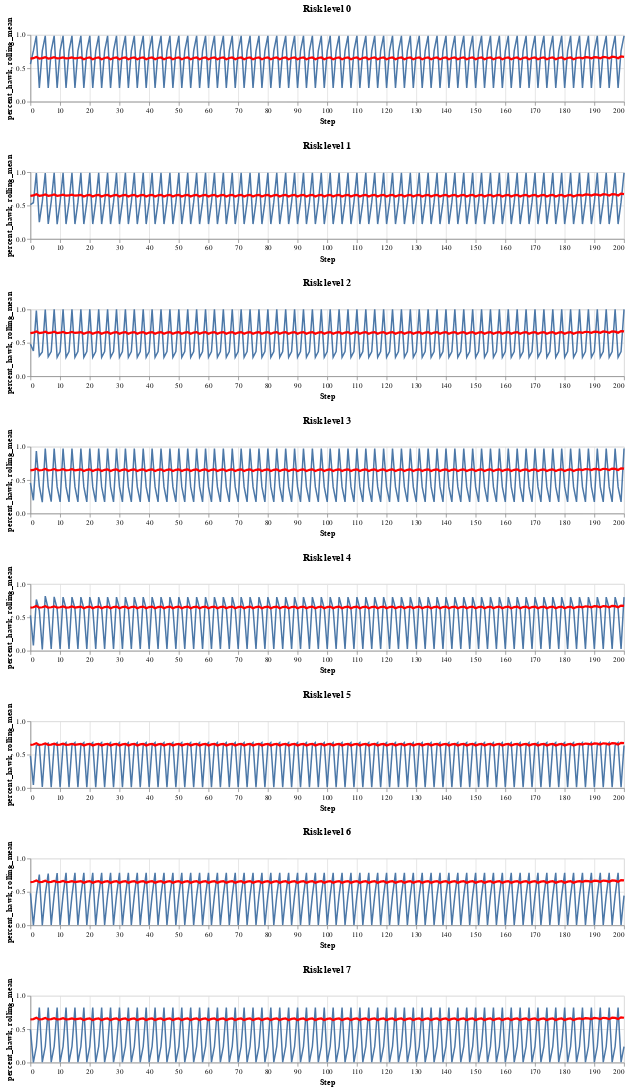

Notebook source saved alongside this figure:
### Code cell
# do the same thing, but display beginning instead of end and add the rolling mean

rollmean_charts = []

for i in range(8):
    run_i = run_df[run_df.RunId == i]
    risk_level = run_i.agent_risk_level.unique()[0]
    run_chart = alt.Chart(run_i).mark_line().encode(
        x='Step',
        y=alt.Y('percent_hawk', scale=alt.Scale(domain=[0, 1.0]))
        # color='agent_risk_level:N',
    ).properties(
        # title=f'Run {i}, risk level {risk_level}',
        title=f'Risk level {risk_level}',
        width=800,
        height=90
    )
    rollmean_line = alt.Chart(runzero[runzero.Step < 300]).mark_line(
        color='red',
        size=3
    ).transform_window(
        rolling_mean='mean(percent_hawk)',
        frame=[-15, 15]
    ).encode(
        x='Step',
        y='rolling_mean:Q'
    )
    
    rollmean_charts.append(run_chart + rollmean_line)

rollmean_combined_chart = None
for c in rollmean_charts:
    if rollmean_combined_chart is None:
        rollmean_combined_chart = c
    else:
        rollmean_combined_chart = alt.vconcat(rollmean_combined_chart, c)

rollmean_combined_chart

### Figure 1 — Vega-Lite specification as saved in the notebook (floating-point values rounded to 4 significant figures; data arrays with more than 128 entries replaced by an {"elided": "..."} marker saying what was removed)
{"config": {"view": {"continuousWidth": 300, "continuousHeight": 300}}, "vconcat": [{"vconcat": [{"vconcat": [{"vconcat": [{"vconcat": [{"vconcat": [{"vconcat": [{"layer": [{"data": {"name": "data-57dcdb310dc076f82267c8157e06cfe3"}, "mark": {"type": "line"}, "encoding": {"x": {"field": "Step", "type": "quantitative"}, "y": {"field": "percent_hawk", "scale": {"domain": [0, 1.0]}, "type": "quantitative"}}, "title": "Risk level 0"}, {"data": {"name": "data-57dcdb310dc076f82267c8157e06cfe3"}, "mark": {"type": "line", "color": "red", "size": 3}, "encoding": {"x": {"field": "Step", "type": "quantitative"}, "y": {"field": "rolling_mean", "type": "quantitative"}}, "transform": [{"window": [{"op": "mean", "field": "percent_hawk", "as": "rolling_mean"}], "frame": [-15, 15]}]}], "height": 90, "width": 800}, {"layer": [{"data": {"name": "data-1c9415ecbadf532b241b4de577ebb9d0"}, "mark": {"type": "line"}, "encoding": {"x": {"field": "Step", "type": "quantitative"}, "y": {"field": "percent_hawk", "scale": {"domain": [0, 1.0]}, "type": "quantitative"}}, "title": "Risk level 1"}, {"data": {"name": "data-57dcdb310dc076f82267c8157e06cfe3"}, "mark": {"type": "line", "color": "red", "size": 3}, "encoding": {"x": {"field": "Step", "type": "quantitative"}, "y": {"field": "rolling_mean", "type": "quantitative"}}, "transform": [{"window": [{"op": "mean", "field": "percent_hawk", "as": "rolling_mean"}], "frame": [-15, 15]}]}], "height": 90, "width": 800}]}, {"layer": [{"data": {"name": "data-57c0d01c65593fe8581f5665978e69f8"}, "mark": {"type": "line"}, "encoding": {"x": {"field": "Step", "type": "quantitative"}, "y": {"field": "percent_hawk", "scale": {"domain": [0, 1.0]}, "type": "quantitative"}}, "title": "Risk level 2"}, {"data": {"name": "data-57dcdb310dc076f82267c8157e06cfe3"}, "mark": {"type": "line", "color": "red", "size": 3}, "encoding": {"x": {"field": "Step", "type": "quantitative"}, "y": {"field": "rolling_mean", "type": "quantitative"}}, "transform": [{"window": [{"op": "mean", "field": "percent_hawk", "as": "rolling_mean"}], "frame": [-15, 15]}]}], "height": 90, "width": 800}]}, {"layer": [{"data": {"name": "data-4d8e38256c06bab24bb026f935972332"}, "mark": {"type": "line"}, "encoding": {"x": {"field": "Step", "type": "quantitative"}, "y": {"field": "percent_hawk", "scale": {"domain": [0, 1.0]}, "type": "quantitative"}}, "title": "Risk level 3"}, {"data": {"name": "data-57dcdb310dc076f82267c8157e06cfe3"}, "mark": {"type": "line", "color": "red", "size": 3}, "encoding": {"x": {"field": "Step", "type": "quantitative"}, "y": {"field": "rolling_mean", "type": "quantitative"}}, "transform": [{"window": [{"op": "mean", "field": "percent_hawk", "as": "rolling_mean"}], "frame": [-15, 15]}]}], "height": 90, "width": 800}]}, {"layer": [{"data": {"name": "data-bcc6a3b1a7e06b0d13edf40d3fb518f9"}, "mark": {"type": "line"}, "encoding": {"x": {"field": "Step", "type": "quantitative"}, "y": {"field": "percent_hawk", "scale": {"domain": [0, 1.0]}, "type": "quantitative"}}, "title": "Risk level 4"}, {"data": {"name": "data-57dcdb310dc076f82267c8157e06cfe3"}, "mark": {"type": "line", "color": "red", "size": 3}, "encoding": {"x": {"field": "Step", "type": "quantitative"}, "y": {"field": "rolling_mean", "type": "quantitative"}}, "transform": [{"window": [{"op": "mean", "field": "percent_hawk", "as": "rolling_mean"}], "frame": [-15, 15]}]}], "height": 90, "width": 800}]}, {"layer": [{"data": {"name": "data-4259214140bc98135c01b95b2b3c6aae"}, "mark": {"type": "line"}, "encoding": {"x": {"field": "Step", "type": "quantitative"}, "y": {"field": "percent_hawk", "scale": {"domain": [0, 1.0]}, "type": "quantitative"}}, "title": "Risk level 5"}, {"data": {"name": "data-57dcdb310dc076f82267c8157e06cfe3"}, "mark": {"type": "line", "color": "red", "size": 3}, "encoding": {"x": {"field": "Step", "type": "quantitative"}, "y": {"field": "rolling_mean", "type": "quantitative"}}, "transform": [{"window": [{"op": "mean", "field": "percent_hawk", "as": "rolling_mean"}], "frame": [-15, 15]}]}], "height": 90, "width": 800}]}, {"layer": [{"data": {"name": "data-99f0a69edaad6e55da7f86dc5266d6df"}, "mark": {"type": "line"}, "encoding": {"x": {"field": "Step", "type": "quantitative"}, "y": {"field": "percent_hawk", "scale": {"domain": [0, 1.0]}, "type": "quantitative"}}, "title": "Risk level 6"}, {"data": {"name": "data-57dcdb310dc076f82267c8157e06cfe3"}, "mark": {"type": "line", "color": "red", "size": 3}, "encoding": {"x": {"field": "Step", "type": "quantitative"}, "y": {"field": "rolling_mean", "type": "quantitative"}}, "transform": [{"window": [{"op": "mean", "field": "percent_hawk", "as": "rolling_mean"}], "frame": [-15, 15]}]}], "height": 90, "width": 800}]}, {"layer": [{"data": {"name": "data-41ed74fcb100dd4467c809fe12f8c597"}, "mark": {"type": "line"}, "encoding": {"x": {"field": "Step", "type": "quantitative"}, "y": {"field": "percent_hawk", "scale": {"domain": [0, 1.0]}, "type": "quantitative"}}, "title": "Risk level 7"}, {"data": {"name": "data-57dcdb310dc076f82267c8157e06cfe3"}, "mark": {"type": "line", "color": "red", "size": 3}, "encoding": {"x": {"field": "Step", "type": "quantitative"}, "y": {"field": "rolling_mean", "type": "quantitative"}}, "transform": [{"window": [{"op": "mean", "field": "percent_hawk", "as": "rolling_mean"}], "frame": [-15, 15]}]}], "height": 90, "width": 800}], "$schema": "https://vega.github.io/schema/vega-lite/v5.14.1.json", "datasets": {"data-57dcdb310dc076f82267c8157e06cfe3": {"elided": "201 records"}, "data-1c9415ecbadf532b241b4de577ebb9d0": {"elided": "201 records"}, "data-57c0d01c65593fe8581f5665978e69f8": {"elided": "201 records"}, "data-4d8e38256c06bab24bb026f935972332": {"elided": "201 records"}, "data-bcc6a3b1a7e06b0d13edf40d3fb518f9": {"elided": "201 records"}, "data-4259214140bc98135c01b95b2b3c6aae": {"elided": "201 records"}, "data-99f0a69edaad6e55da7f86dc5266d6df": {"elided": "201 records"}, "data-41ed74fcb100dd4467c809fe12f8c597": {"elided": "201 records"}}}
